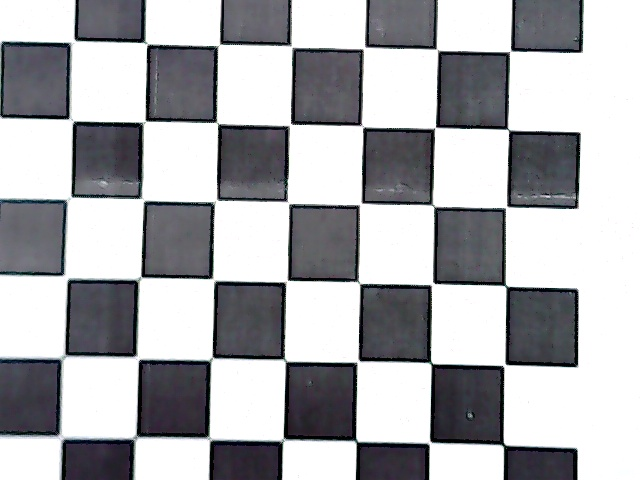
#> input picture camera_calibration/im_left1.jpg, 640 x 480 px; its folder holds only this picture in this run
$ python camera_calibration.py
#> lines starting #> are read from the running program, lines starting #| are printed output that depends on the picture
# -*- coding: utf-8 -*-
"""
Created on Fri May  7 11:03:36 2021

@author: kagir
"""
import numpy as np
import cv2
import glob

# termination criteria
criteria = (cv2.TERM_CRITERIA_EPS + cv2.TERM_CRITERIA_MAX_ITER, 30, 0.001)
#checkboard size
a = 6
b = 6
# prepare object points, like (0,0,0), (1,0,0), (2,0,0) ....,(6,5,0)
objp = np.zeros((a*b,3), np.float32)
objp[:, :2] = np.mgrid[0:a, 0:b].T.reshape(-1,2)

# Arrays to store object points and image points from all the images.
objpoints = [] # 3d point in real world space
imgpoints = [] # 2d points in image plane.

images = glob.glob("*.jpg")


for fname in images:
    img = cv2.imread(fname)
#> img is the input picture: shape (480, 640, 3); mean B, G, R 176.1, 172.8, 172.5
    gray = cv2.cvtColor(img, cv2.COLOR_BGR2GRAY)
    inverted = np.array(256 - gray, dtype = 'uint8')
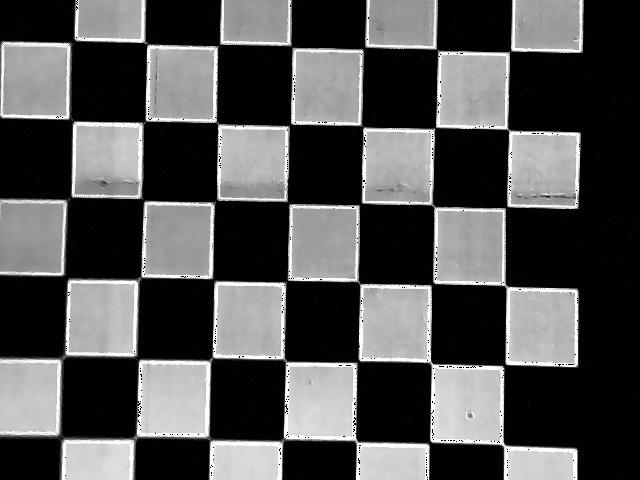
#> inverted: shape (480, 640); min 0, max 255, mean 82.4
    ret, corners = cv2.findChessboardCorners(gray, (a, b), None)
#> ret = True; corners = 36 rows, first 8: [146.5, 43], [220.5, 44], [293.5, 45.4], [364.5, 49], [436.5, 49.5], [510.5, 52], [145, 122], [216.5, 123.5]
    # If found, add object points, image points (after refining them)
    if ret:
        objpoints.append(objp)
        corners2 = cv2.cornerSubPix(gray, corners, winSize=(a,b), zeroZone=(-1,-1), criteria = criteria)
#> corners2 = 36 rows, first 8: [146.6, 43.75], [219, 44.72], [291.7, 46.59], [364, 48], [437, 49.68], [510.3, 51.07], [144.5, 121.4], [217, 122.8]
        imgpoints.append(corners2)

        # Draw and display the corners
        gray = cv2.drawChessboardCorners(img, (a, b), corners2, ret)
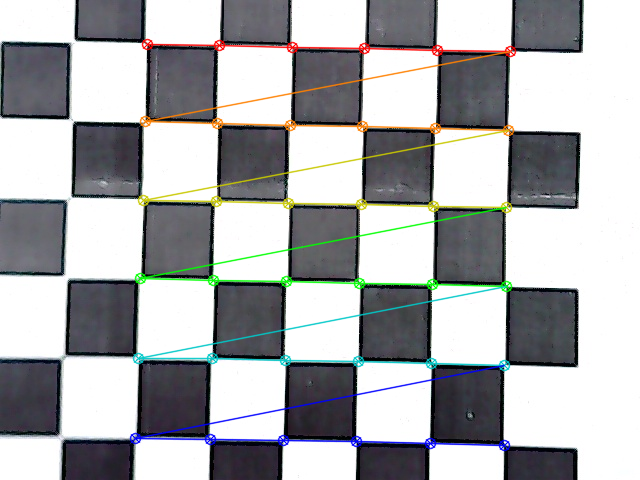
#> gray: shape (480, 640, 3); mean B, G, R 173.5, 171.8, 170.7
        cv2.imshow('img', img)
        cv2.waitKey(500)

cv2.destroyAllWindows()
ret, K, dist, rvecs, tvecs = cv2.calibrateCamera(objpoints, imgpoints, img.shape[1::-1],None,None)
#> ret = 0.397; K = [[8282.8, 0, 399.4], [0, 8927.4, 295.1], [0, 0, 1]]; dist = [[11.5, -2385.3, 0.15, 0.0881, -5.41]]; rvecs = ([-0.0342, -0.0667, 0.0207],); tvecs = ([-3.48, -3.23, 113.4],)

# [27 lines of commented-out code are left out]
